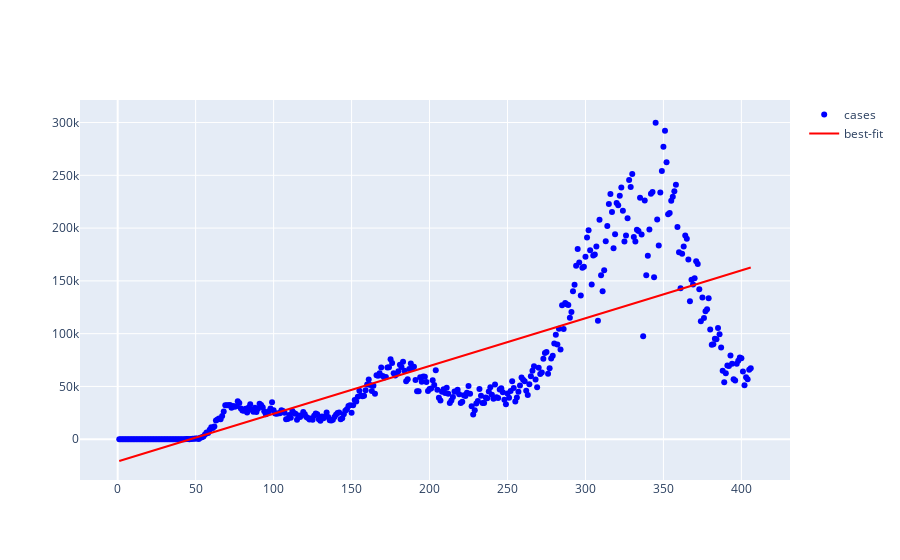

Notebook code for this chart:
### Markdown cell above
# United States

### Code cell
country = "United States"
country_dataset = world_dataset[world_dataset.location == country].fillna(0)
temp = country_dataset.loc[country_dataset[country_dataset.new_cases > 0].index[0]:].new_cases
new_cases = pd.DataFrame({"days": np.arange(1, temp.shape[0]+1), "new_cases": temp})
lr_model = smf.ols(formula='new_cases ~ days', data=new_cases).fit()
new_cases['cases_pred'] = lr_model.predict(new_cases.days)
fig = go.Figure()
fig.add_trace(
    go.Scatter(x=new_cases['days'], y=new_cases['new_cases'], mode='markers', name='cases', marker=dict(color='blue')),
)
fig.add_trace(
    go.Scatter(x=new_cases['days'], y=new_cases['cases_pred'], mode='lines', marker=dict(size=10), name='best-fit',
              line=dict(color='red'))
)

### Figure 1 — Plotly figure (JSON) as saved in the notebook; plotly's stock layout.template omitted (floating-point values rounded to 4 significant figures; data arrays with more than 128 entries replaced by an {"elided": "..."} marker saying what was removed)
{"data": [{"marker": {"color": "blue"}, "mode": "markers", "name": "cases", "type": "scatter", "x": {"elided": "406 int values"}, "y": {"elided": "406 int values"}}, {"line": {"color": "red"}, "marker": {"size": 10}, "mode": "lines", "name": "best-fit", "type": "scatter", "x": {"elided": "406 int values"}, "y": {"elided": "406 float values"}}], "layout": {}}
